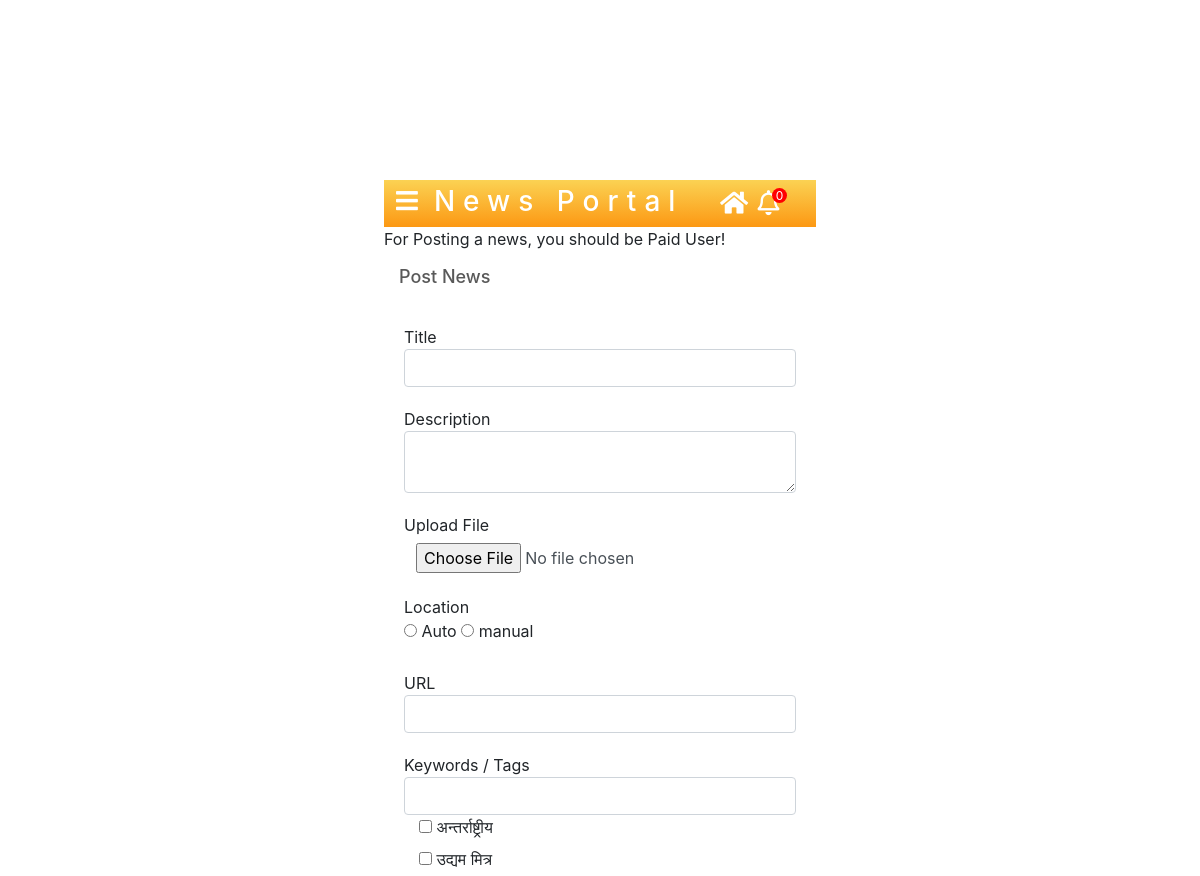
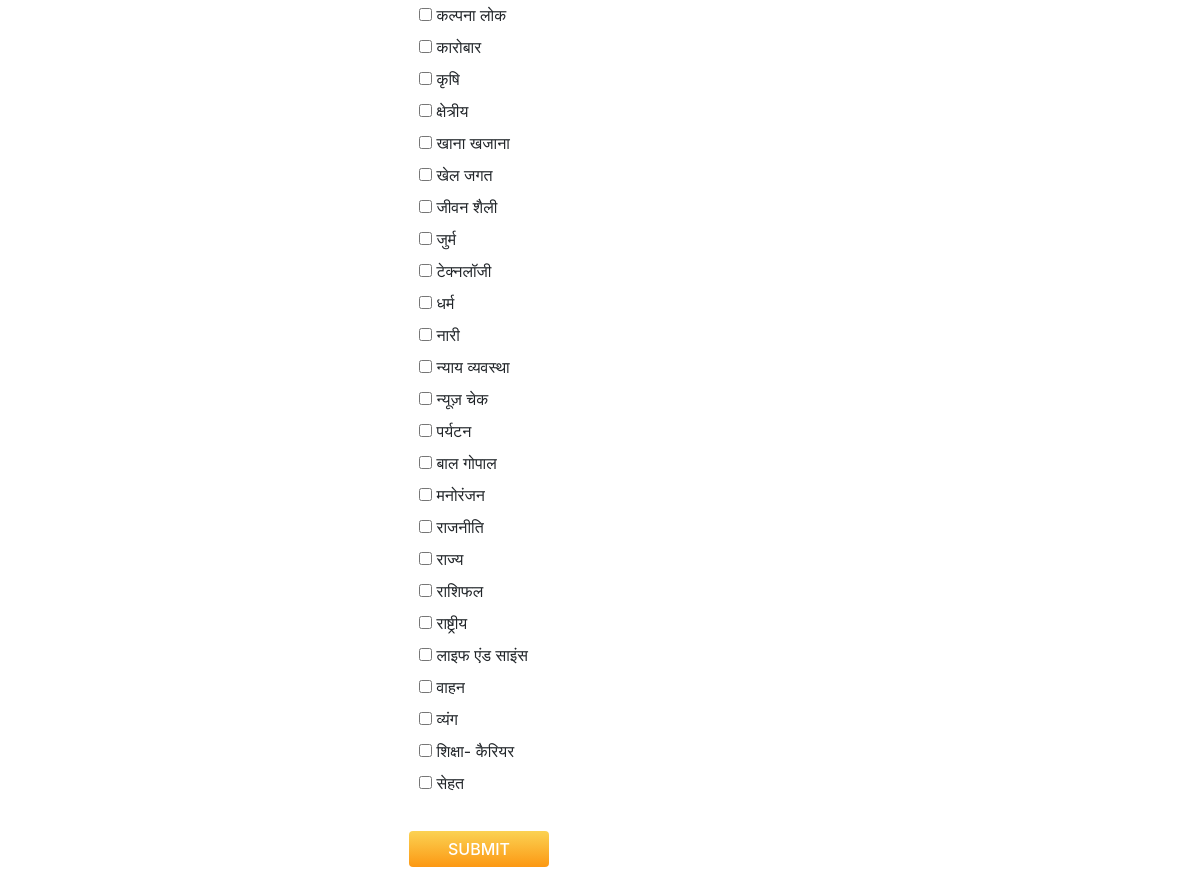
/public_html/demo.php, run on the app's committed database (2 pictures, top to bottom).
### tables this page shows
CREATE TABLE `category` (
  `cat_id` int(11) NOT NULL,
  `cat` varchar(100) NOT NULL DEFAULT ''
);

### public_html/demo.php (the view, shortened to what this page needs)
<!DOCTYPE html PUBLIC "-//W3C//DTD XHTML 1.0 Transitional//EN"
    "http://www.w3.org/TR/xhtml1/DTD/xhtml1-transitional.dtd">
<html xmlns="http://www.w3.org/1999/xhtml">
<head>
    <head>
        <link rel="stylesheet" href="https://use.fontawesome.com/releases/v5.15.1/css/all.css">
        <link rel="stylesheet" href="https://cdnjs.cloudflare.com/ajax/libs/font-awesome/4.7.0/css/font-awesome.min.css">
        <link rel="stylesheet" href="https://cdn.jsdelivr.net/npm/bootstrap@4.5.3/dist/css/bootstrap.min.css">
        <link rel="stylesheet" href="style.css">
    </head>
    <body>
        <?php
        include 'header.php';
        include 'db.php';
        if ($paid == "1")
        {
            echo "Paid User";
        } else {
            echo "For Posting a news, you should be Paid User!";
        }
        ?>
        <h6 class="panel-title">Post News</h6>
        <div class="form-container">
            <form action="addpost.php" method="post" enctype="multipart/form-data">
                <div class="row form-row">
                    <div class="col-12">Title</div>
                    <div class="col">
                        <input type="text" name="title" class="form-control" >
                    </div>
                </div>
                <div class="row form-row">
                    <div class="col-12">Description</div>
                    <div class="col">
                        <textarea class="form-control" name="desc" rows="" ></textarea>
                    </div>
                </div>
                <div class="row form-row">
                    <div class="col-12">Upload File</div>
                    <div class="col">
                        <input type="file" name="uploadfile" class="form-control postUploadInput" >
                    </div>
                </div>
            <div class="row form-row">
                <div class="col-12">Location</div>
                <div class="col">
                    <input type="radio" id="auto" name="location" value="Auto" onclick="javascript:yesnoCheck();">
                    <label for="auto">Auto</label>
                    <input type="radio" id="manual1" name="location" value="manual" onclick="javascript:yesnoCheck();">
                    <label for="manual1">manual</label>
            </div>
        </div>
        <div class="row form-row">
            <div class="col-12">URL</div>
            <div class="col">
                <input type="text" name="url" class="form-control" >
            </div>
        </div>
        <div class="row form-row">
            <div class="col-12">Keywords / Tags</div>
            <div class="col">
                <input type="text" name="keyword" class="form-control" >
            </div>
        </div>
                    <?php
                    mysqli_set_charset($con, 'utf8');
                    $resultca = mysqli_query($con, "SELECT * FROM category ORDER BY cat");
                    while ($rowca = mysqli_fetch_array($resultca)) {
                    ?>
                    <div class="container">
                      <div>
                        <label>
                               <input class="single-checkbox" type="checkbox" value="<?php echo $rowca['cat_id']; ?>" name="checklist[]">
                               <span><?php echo $rowca['cat']; ?></span>
                           </label>
                       </div>
                   </div>
                   <?php } ?>
                       <button type="submit" class="btn btn-primary form-btn">SUBMIT</button>
                   </form>
               </div>
</body>
</html>

### public_html/style.css (style rules this page uses)
* { margin: 0; padding: 0; }
.panel-title { padding: 15px 0 0 15px; color: #595959; font-size: 18px; }
.form-container { padding: 20px; padding-top: 10px; }
.form-container .form-row { margin-top: 20px; }
.form-btn { margin: 28px 5px; width: 140px; background: linear-gradient(#fbd253, #fc9813); border: none; font-weight: 500; }
.postUploadInput { border: none; }
@media screen and (min-width: 780px) { body { padding: 0 32%; } }

### public_html/stylen.css (style rules this page uses)
* { margin: 0; padding: 0; }
body { margin-top: 180px; }
@media screen and (min-width: 780px) { body { padding: 0 32%; } }

### data on the page
category: cat "अन्तर्राष्ट्रीय"
category: cat "उद्यम मित्र"
category: cat "कल्पना लोक"
category: cat "कारोबार"
category: cat "कृषि"
category: cat "क्षेत्रीय"
category: cat "खाना खजाना"
category: cat "खेल जगत"
category: cat "जीवन शैली"
category: cat "जुर्म"
category: cat "टेक्नलॉजी"
category: cat "धर्म"
category: cat "नारी"
category: cat "न्याय व्यवस्था"
category: cat "न्यूज़ चेक"
category: cat "पर्यटन"
category: cat "बाल गोपाल"
category: cat "मनोरंजन"
category: cat "राजनीति"
category: cat "राज्य"
category: cat "राशिफल"
category: cat "राष्ट्रीय"
category: cat "लाइफ एंड साइंस"
category: cat "वाहन"
category: cat "व्यंग"
category: cat "शिक्षा- कैरियर"
category: cat "सेहत"

### other printed values
$unread_count "0"
